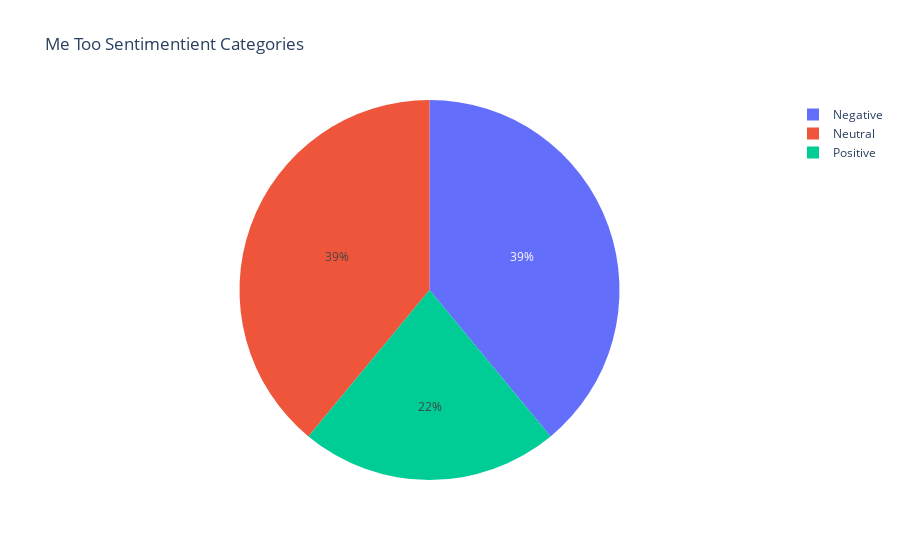

Source (notebook cell):
### Markdown cell above
##  Visualization
Pie charts

### Code cell
#need to create a function to do this for each hashtag
import plotly.express as px

df_pie_metoo = df[df['hashtag'] == '#metoo']

#breaking positives, negatives, and neutrals in separate dataframes, 
#selecting sentiment scores, 
#ounting how many scores in each dataframe
#making it a type string so that it can go into px.pie

pos_num_metoo = df_pie_metoo[df_pie_metoo['sentiment_category'] == 'positive']['sentiment_score'].count().astype(str)
neg_num_metoo = df_pie_metoo[df_pie_metoo['sentiment_category'] == 'negative']['sentiment_score'].count().astype(str)
neu_num_metoo = df_pie_metoo[df_pie_metoo['sentiment_category'] == 'neutral']['sentiment_score'].count().astype(str)

scores = [pos_num_metoo, neg_num_metoo, neu_num_metoo]
print(scores)
fig = px.pie(df_pie_metoo, values=[pos_num_metoo, neg_num_metoo, neu_num_metoo], names= ['Positive', 'Negative', 'Neutral'], title='Me Too Sentimentient Categories')
fig.show()

### Figure 1 — Plotly figure (JSON) as saved in the notebook; plotly's stock layout.template omitted (floating-point values rounded to 4 significant figures)
{"data": [{"domain": {"x": [0, 1], "y": [0, 1]}, "hovertemplate": "label=%{label}<br>value=%{value}<extra></extra>", "labels": ["Positive", "Negative", "Neutral"], "legendgroup": "", "name": "", "showlegend": true, "type": "pie", "values": ["22", "39", "39"]}], "layout": {"legend": {"tracegroupgap": 0}, "title": {"text": "Me Too Sentimentient Categories"}}}
